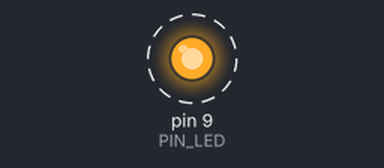
Bench run of a sketch on a simulated Arduino Uno, built with avr-gcc and run on an emulated ATmega328P. Parts: output pins drawn as LEDs (lit = HIGH). Dashed ring = blinking.

Above: at 0.2 s.
Timing chart, 0 to 3.0 s (numbered marks = the images above):
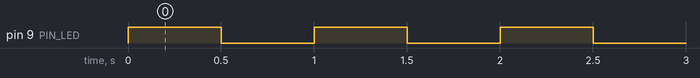

Measured:
- by itself, pin 9 (PIN_LED): alternates HIGH for 0.50 s and LOW for 0.50 s

The sketch:

BlinkingLED.ino
```cpp
/**
 * Blinking LED via Digital Pin 9 of Arduino Uno. Blink "digitally" by default,
 * code for blinking "analogly" provided but commented
 * Author(s): Junru (Thomas) Ren, Zhimin Lin
 * Last Update: Feb 12, 2017
 * Remark: Be sure to have a resister connected in series with the LED to
 *         protect the circuit.
 *         analogWrite() only available for Pin 3, 5, 6, 8, 10, and 11 on most
 *         Arduino boards
 */

/* Constant Data Field */
const int PIN_LED = 9;          // Initialize the LED pinout to be Pin 9
const int ANALOG_DELAY = 5;     // Delay between each inc/dec step of the LED
const int DELAY_GAP = 500;      // The delay gap (in ms)
const int MAX_DUTY_CYCLE = 255; // Maximum output value allowed for analogWrite()

void setup() {
  // Initialize the output pin
  pinMode(PIN_LED, OUTPUT);
}

void loop() {
  /* Digital Blink */
  // Turn on the LED
  digitalWrite(PIN_LED, HIGH);
  delay(DELAY_GAP);
  // Turn off the LED
  digitalWrite(PIN_LED, LOW);
  delay(DELAY_GAP);

  /* Analog Blink */
  /*
  int dutyCycle = 0;
  // Turning on the LED gradually
  while (dutyCycle <= MAX_DUTY_CYCLE){
    analogWrite(PIN_LED, dutyCycle);    //Increment the lightness of the LED
    dutyCycle++;
    delay(ANALOG_DELAY);
  }
  delay(DELAY_GAP);
  // Turning off the LED gradually
  while (dutyCycle >= 0){
    analogWrite(PIN_LED, dutyCycle);    //Decrement the lightness of the LED
    dutyCycle--;
    delay(ANALOG_DELAY);
  }
  delay(DELAY_GAP);
  */
}
```
